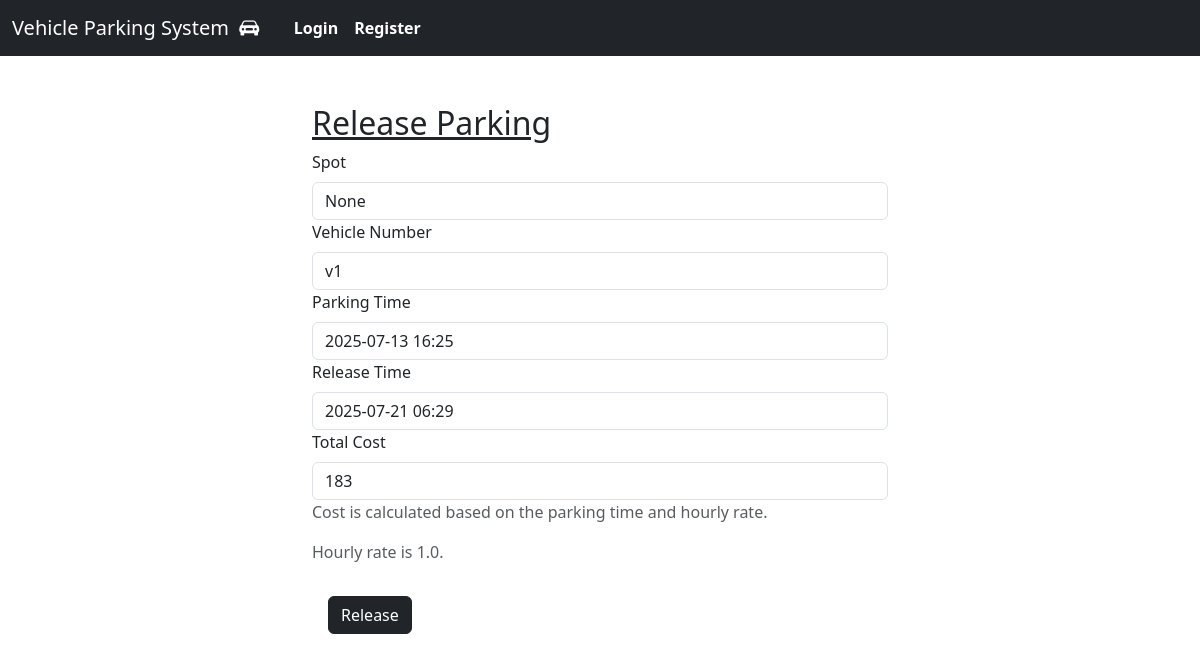
/release_parking/1, run on the app's committed database.
### controllers/models.py (models this page shows)
class Reservation(db.Model):
    id = db.Column(db.Integer, primary_key=True, autoincrement=True)
    spot_id = db.Column(db.Integer, db.ForeignKey('parking_spot.spot'), nullable=True)
    user_id = db.Column(db.Integer, db.ForeignKey('user.id'), nullable=False)
    parking_timestamp = db.Column(db.DateTime, nullable=False, default=datetime.utcnow)
    leaving_timestamp = db.Column(db.DateTime, nullable=True)
    parking_cost = db.Column(db.Float, nullable=True)
    vehicle_number = db.Column(db.String(20), nullable=False)
    spot = db.relationship('ParkingSpot', backref='reservations')
    user = db.relationship('User', backref='reservations')

### controllers/general_routes.py (the view, shortened to what this page needs)
@app.route('/release_parking/<int:reservation_id>', methods=['GET', 'POST'])
def release_parking(reservation_id):
    reservation = Reservation.query.get_or_404(reservation_id)
    parking_time = reservation.parking_timestamp.strftime('%Y-%m-%d %H:%M')
    release_time = datetime.now(ZoneInfo("Asia/Kolkata")).strftime('%Y-%m-%d %H:%M')
    fmt = "%Y-%m-%d %H:%M"
    start_dt = datetime.strptime(parking_time, fmt)
    end_dt   = datetime.strptime(release_time, fmt)
    delta = end_dt - start_dt
    hours = delta.total_seconds() / 3600
    hourly_cost = float(reservation.parking_cost)
    cost  = hours * hourly_cost
    cost = math.ceil(cost)
    return render_template('release_parking.html', reservation=reservation,reservation_id=reservation_id,t=release_time ,cost=cost)

### templates/release_parking.html (shortened to what this page needs)
<!DOCTYPE html>
<html lang="en">
<head>
</head>
{% extends 'index.html' %}
    {% block content %}
    <div class="container-fluid">
        <div class="row justify-content-center">
            <div class="col-6 m-3">
                <h2><u>Release Parking</u></h2>
                <form method="post" action="/release_parking/{{ reservation_id }}">
                    <div class="mb-1.5">
                        <label for="spot" class="form-label">Spot</label>
                        <input type="text" class="form-control" id="spot" name="spot" value="{{ reservation.spot_id }}" required>
                    </div>
                    <div class="mb-1.5">
                        <label for="vehicle_number" class="form-label">Vehicle Number</label>
                        <input type="text" class="form-control" id="vehicle_number" name="vehicle_number" value="{{ reservation.vehicle_number }}" required>
                    </div>
                    <div class="mb-1.5">
                        <label for="parking_time" class="form-label">Parking Time</label>
                        <input type="text" class="form-control" id="parking_time" name="parking_time" value="{{ reservation.parking_timestamp.strftime('%Y-%m-%d %H:%M') }}" required>
                    </div>
                    <div class="mb-1.5">
                        <label for="release_time" class="form-label">Release Time</label>
                        <input type="text" class="form-control" id="release_time" name="release_time" value="{{ t }}" required>
                    </div>
                    <div class="mb-1.5">
                        <label for="total_cost" class="form-label">Total Cost</label>
                        <input type="text" class="form-control" id="total_cost" name="total_cost" value="{{ cost }}" required>
                        <p class="text-muted">Cost is calculated based on the parking time and hourly rate.</p>
                        <p class="text-muted">Hourly rate is {{ reservation.parking_cost }}.</p>
                    </div>
                    <button type="submit" class="btn btn-dark m-3">Release</button>
                </form>
            </div>
        </div>
    </div>
    {%endblock%}

### data on the page
Reservation: spot "None", vehicle_number "v1", parking_time "2025-07-13 16:25", parking_cost "1.0"
